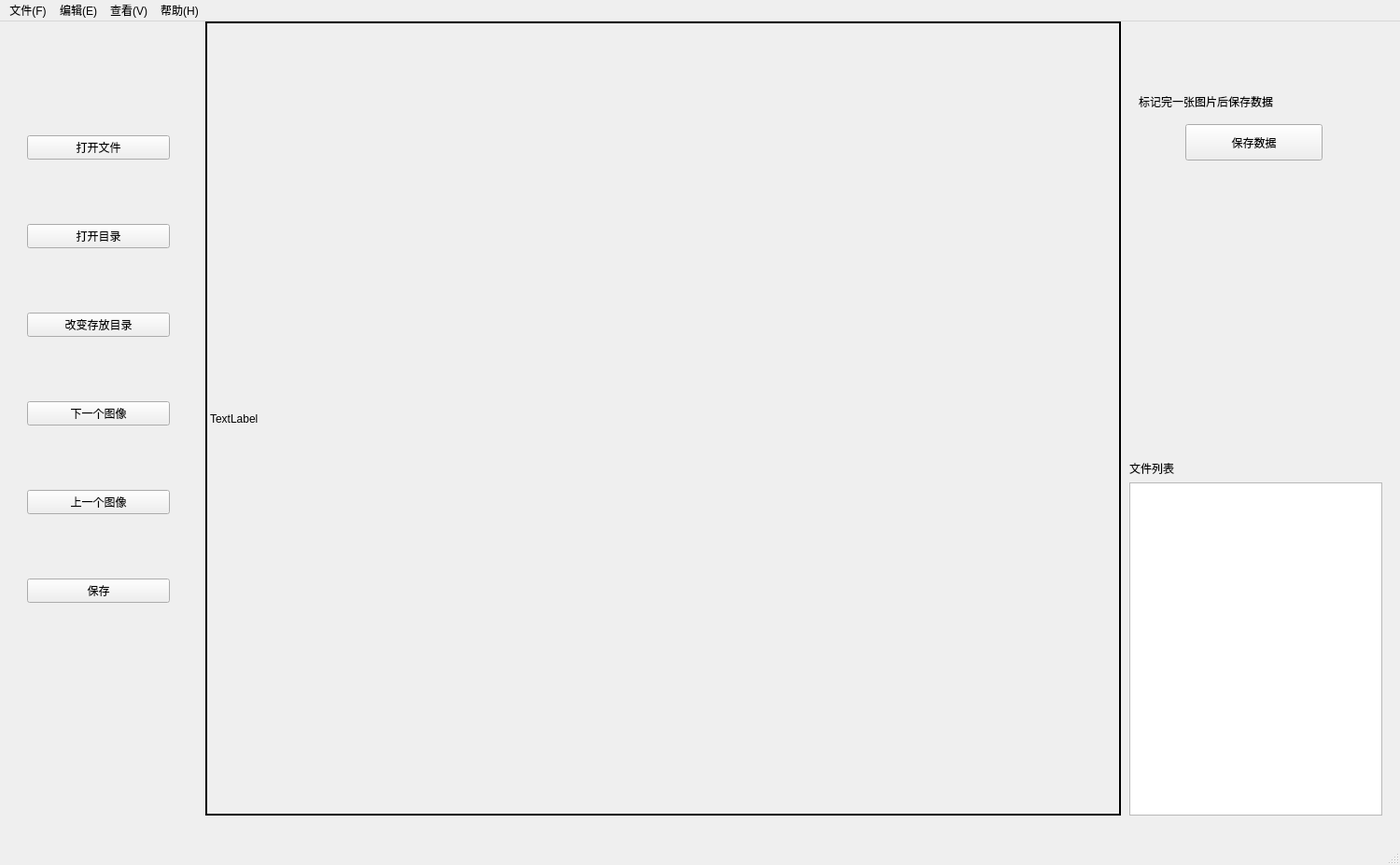
<?xml version="1.0" encoding="UTF-8"?>
<ui version="4.0">
 <class>MainWindow</class>
 <widget class="QMainWindow" name="MainWindow">
  <property name="geometry">
   <rect>
    <x>0</x>
    <y>0</y>
    <width>1500</width>
    <height>927</height>
   </rect>
  </property>
  <property name="windowTitle">
   <string>MainWindow</string>
  </property>
  <widget class="QWidget" name="centralwidget">
   <widget class="QLabel" name="label_display">
    <property name="geometry">
     <rect>
      <x>220</x>
      <y>0</y>
      <width>981</width>
      <height>851</height>
     </rect>
    </property>
    <property name="autoFillBackground">
     <bool>false</bool>
    </property>
    <property name="styleSheet">
     <string notr="true"/>
    </property>
    <property name="frameShape">
     <enum>QFrame::WinPanel</enum>
    </property>
    <property name="frameShadow">
     <enum>QFrame::Plain</enum>
    </property>
    <property name="midLineWidth">
     <number>0</number>
    </property>
    <property name="text">
     <string>TextLabel</string>
    </property>
    <property name="margin">
     <number>1</number>
    </property>
   </widget>
   <widget class="QWidget" name="widget_2" native="true">
    <property name="geometry">
     <rect>
      <x>1210</x>
      <y>470</y>
      <width>271</width>
      <height>381</height>
     </rect>
    </property>
    <layout class="QVBoxLayout" name="verticalLayout_2">
     <item>
      <widget class="QLabel" name="label_2">
       <property name="text">
        <string>文件列表</string>
       </property>
      </widget>
     </item>
     <item>
      <widget class="QPlainTextEdit" name="plainTextEdit_fileLists"/>
     </item>
    </layout>
   </widget>
   <widget class="QWidget" name="widget_3" native="true">
    <property name="geometry">
     <rect>
      <x>530</x>
      <y>650</y>
      <width>120</width>
      <height>80</height>
     </rect>
    </property>
   </widget>
   <widget class="QWidget" name="layoutWidget">
    <property name="geometry">
     <rect>
      <x>20</x>
      <y>50</y>
      <width>171</width>
      <height>651</height>
     </rect>
    </property>
    <layout class="QVBoxLayout" name="verticalLayout_3">
     <item>
      <widget class="QWidget" name="widget" native="true">
       <layout class="QVBoxLayout" name="verticalLayout">
        <item>
         <widget class="QPushButton" name="pushButton_openFile">
          <property name="text">
           <string>打开文件</string>
          </property>
         </widget>
        </item>
        <item>
         <widget class="QPushButton" name="pushButton_openDir">
          <property name="text">
           <string>打开目录</string>
          </property>
         </widget>
        </item>
        <item>
         <widget class="QPushButton" name="pushButton_changeSavePath">
          <property name="text">
           <string>改变存放目录</string>
          </property>
         </widget>
        </item>
        <item>
         <widget class="QPushButton" name="pushButton_nextImg">
          <property name="text">
           <string>下一个图像</string>
          </property>
         </widget>
        </item>
        <item>
         <widget class="QPushButton" name="pushButton_lastImg">
          <property name="text">
           <string>上一个图像</string>
          </property>
         </widget>
        </item>
        <item>
         <widget class="QPushButton" name="pushButton_Save">
          <property name="text">
           <string>保存</string>
          </property>
         </widget>
        </item>
       </layout>
      </widget>
     </item>
    </layout>
   </widget>
   <widget class="QPushButton" name="pushButton_Save_2">
    <property name="geometry">
     <rect>
      <x>1270</x>
      <y>110</y>
      <width>147</width>
      <height>39</height>
     </rect>
    </property>
    <property name="text">
     <string>保存数据</string>
    </property>
   </widget>
   <widget class="QLabel" name="label">
    <property name="geometry">
     <rect>
      <x>1220</x>
      <y>70</y>
      <width>251</width>
      <height>31</height>
     </rect>
    </property>
    <property name="text">
     <string>标记完一张图片后保存数据</string>
    </property>
   </widget>
  </widget>
  <widget class="QMenuBar" name="menubar">
   <property name="geometry">
    <rect>
     <x>0</x>
     <y>0</y>
     <width>1500</width>
     <height>35</height>
    </rect>
   </property>
   <widget class="QMenu" name="menu">
    <property name="title">
     <string>文件(F)</string>
    </property>
    <addaction name="action"/>
   </widget>
   <widget class="QMenu" name="menu_E">
    <property name="title">
     <string>编辑(E)</string>
    </property>
    <addaction name="action_2"/>
   </widget>
   <widget class="QMenu" name="menu_V">
    <property name="title">
     <string>查看(V)</string>
    </property>
   </widget>
   <widget class="QMenu" name="menu_H">
    <property name="title">
     <string>帮助(H)</string>
    </property>
    <addaction name="action_3"/>
   </widget>
   <addaction name="menu"/>
   <addaction name="menu_E"/>
   <addaction name="menu_V"/>
   <addaction name="menu_H"/>
  </widget>
  <widget class="QStatusBar" name="statusbar"/>
  <action name="action">
   <property name="text">
    <string>打开</string>
   </property>
  </action>
  <action name="action_2">
   <property name="text">
    <string>撤销</string>
   </property>
  </action>
  <action name="action_3">
   <property name="text">
    <string>点我跳转</string>
   </property>
  </action>
 </widget>
 <resources/>
 <connections/>
</ui>
